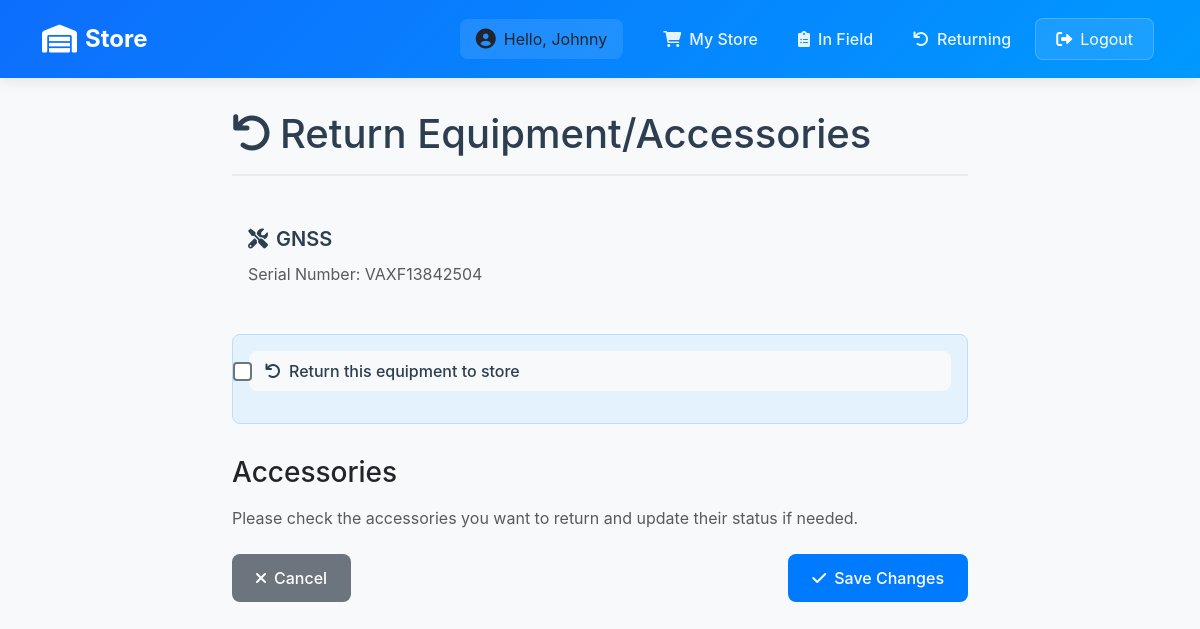
The app's page /return/69 (signed in), older data.
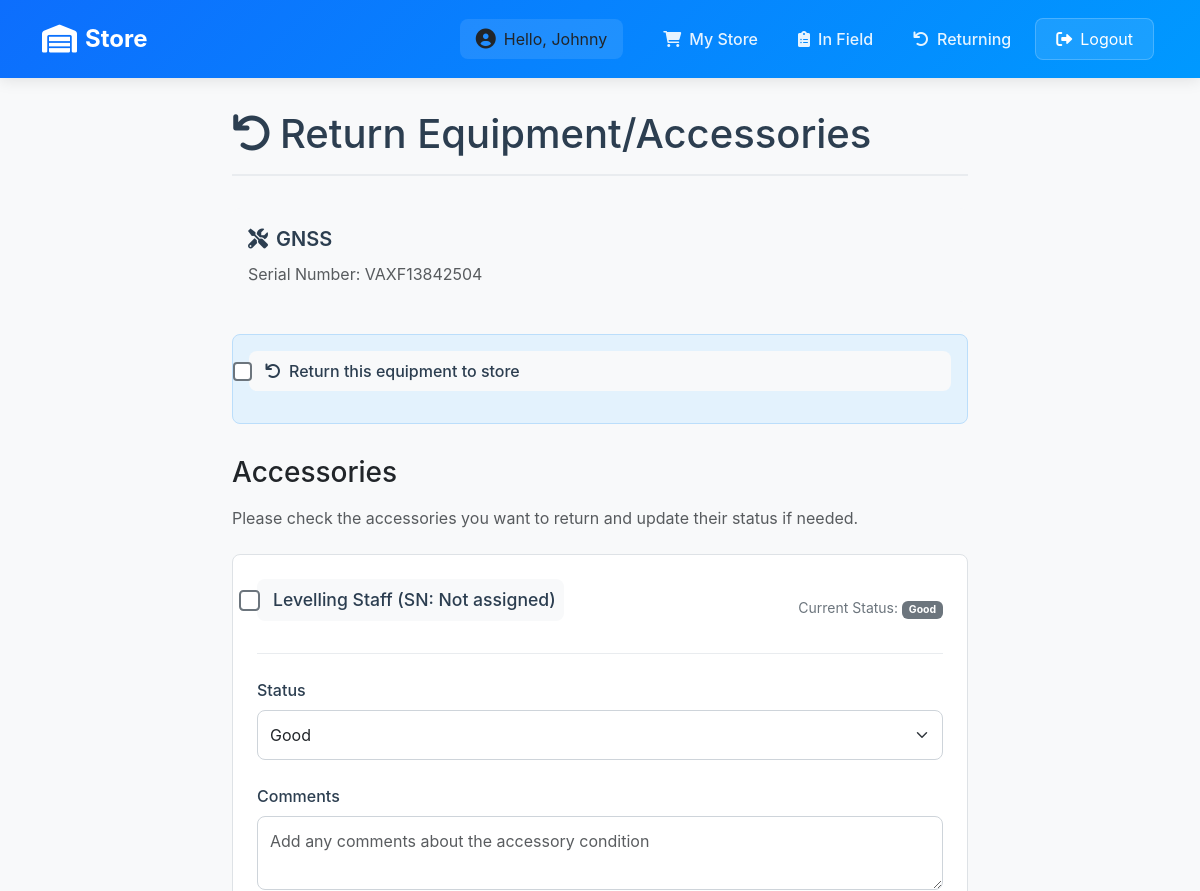
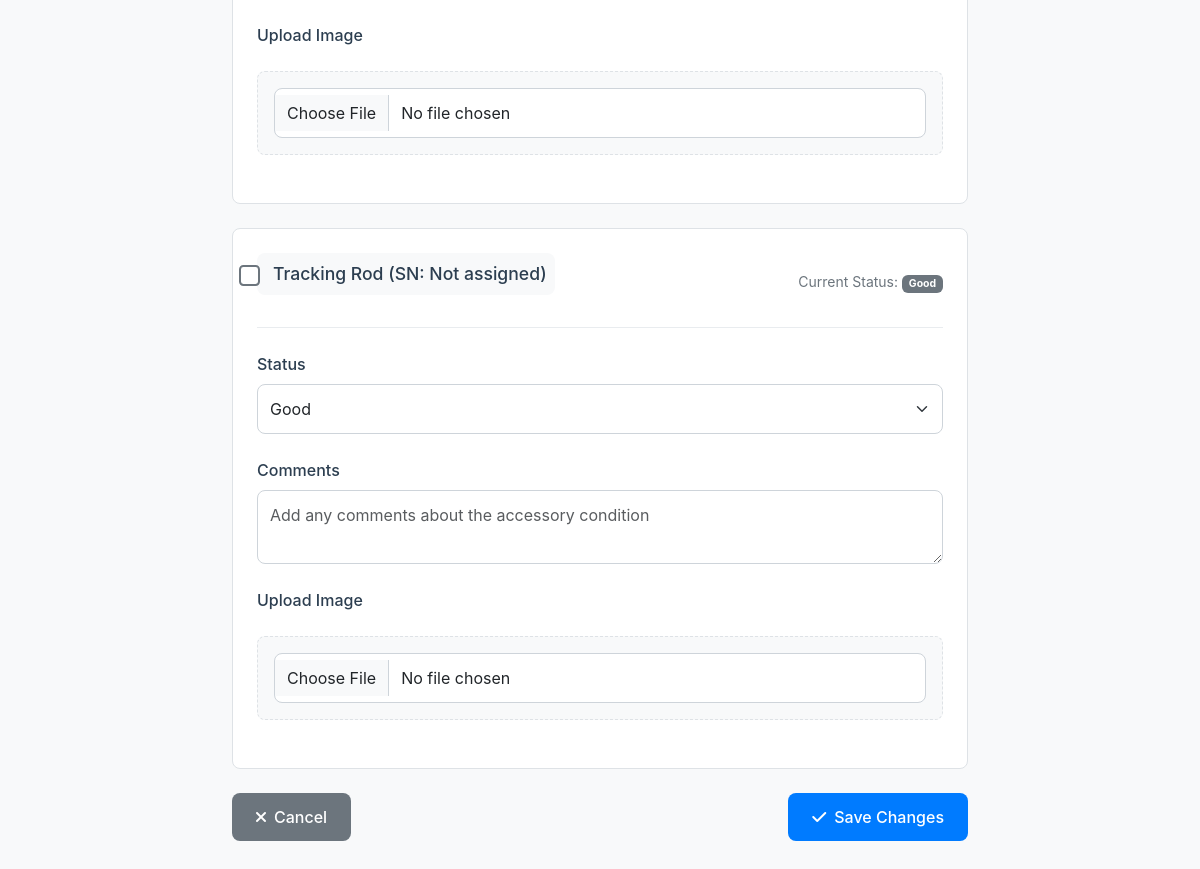
The same page, newer data (2 pictures, top to bottom).
### inventory/models.py (models this page shows, shortened)
class EquipmentsInSurvey(models.Model):
    name = models.CharField(max_length=100)
    date_of_receiving_from_supplier = models.DateField()
    supplier = models.CharField(max_length=20)
    base_serial = models.CharField(max_length=100)
    roover_serial = models.CharField(max_length=100)
    data_logger_serial = models.CharField(max_length=100)
    radio_serial = models.CharField(max_length=100)
    chief_surveyor = models.ForeignKey(User, on_delete=models.CASCADE, null=True)
    surveyor_responsible = models.CharField(max_length=100, null=True)
    project = models.CharField(max_length=20)
    section = models.CharField(max_length=100)
    date_receiving_from_department = models.DateField()
    status = models.CharField(choices=[('In Store', 'In Store'), ('In Field', 'In Field'), ('With Chief Surveyor', 'With Chief Surveyor'), ('Returning', 'Returning')], max_length=100, default='In Store')

class Accessory(models.Model):
    ACCESSORY_TYPES = (
        ("tripod", "Tripod"),
        ("levelling_staff", "Levelling Staff"),
        ("tracking_rod", "Tracking Rod"),
        ("reflector", "Reflector"),
        ("gps_extension_bar", "GPS Extension Bar"),
        ("bar_port", "Bar Port"),
        ("powerbank", "Powerbank"),
        ("tribach", "Tribach"),
        ("external_radio_antenna", "External Radio Antenna"),
    )
    STATUS_CHOICES = [
        ('Good', 'Good'),
        ('Needs Repair', 'Needs Repair'),
        ('Spoiled', 'Spoiled'),
    ]
    RETURN_STATUS_CHOICES = [
        ('In Use', 'In Use'),
        ('Returning', 'Returning'),
        ('With Chief Surveyor', 'With Chief Surveyor'),
        ('In Store', 'In Store'),
        ('Returned', 'Returned'),
    ]
    name = models.CharField(max_length=100, choices=ACCESSORY_TYPES)
    serial_number = models.CharField(max_length=50, unique=True, null=True, blank=True, help_text="Unique serial number for the accessory")
    equipment = models.ForeignKey(EquipmentsInSurvey, on_delete=models.CASCADE, related_name='accessories', null=True, blank=True)
    chief_surveyor = models.ForeignKey(User, on_delete=models.CASCADE, null=True, blank=True)
    surveyor_responsible = models.CharField(max_length=100, null=True)
    status = models.CharField(max_length=20, choices=STATUS_CHOICES, default='Good', null=True, blank=True)
    return_status = models.CharField(max_length=20, choices=RETURN_STATUS_CHOICES, default='In Use', null=True, blank=True)
    comment = models.TextField(null=True, blank=True)
    image = models.ImageField(upload_to='accessory_images/', null=True, blank=True)
    date_returned = models.DateTimeField(null=True, blank=True)
    returned_by = models.ForeignKey(User, on_delete=models.SET_NULL, null=True, blank=True, related_name='returned_accessories')

### inventory/views.py (the view, shortened to what this page needs)
# urls.py: path('return/<int:id>', views.return_equipment, name='return_equip'),
@login_required
def return_equipment(request, id):
    equipment = get_object_or_404(EquipmentsInSurvey, id=id)
    active_accessories = equipment.accessories.filter(return_status='In Use')
    return render(request, 'equipments/return_equipment.html', {
        'equipment': equipment,
        'active_accessories': active_accessories
    })

### inventory/context_processors.py (called while the page is built)
def is_admin(request):
    return {'is_admin': request.user.is_authenticated and request.user.is_superuser}

### inventory/templates/equipments/return_equipment.html (shortened to what this page needs)
{% extends 'base_dashboard.html' %}
{% load static %}
{% block content %}
<div class="container">
    <div class="form-container">
        <h1 class="page-title">
            <i class="fas fa-undo me-2"></i>Return Equipment/Accessories
        </h1>
        <div class="equipment-info">
            <div class="equipment-name">
                <i class="fas fa-tools me-2"></i>{{ equipment.name }}
            </div>
            <div class="equipment-details">
                <span class="text-muted">Serial Number: {{ equipment.base_serial }}</span>
            </div>
        </div>
        <form method="post" enctype="multipart/form-data">
            <div class="equipment-return-check">
                <div class="form-check">
                    <input type="checkbox" name="return_equipment" id="return_equipment" class="form-check-input">
                    <label class="form-check-label" for="return_equipment">
                        <i class="fas fa-undo me-2"></i>Return this equipment to store
                    </label>
                </div>
            </div>
            <h3 class="mb-3">Accessories</h3>
            <p class="text-muted mb-4">Please check the accessories you want to return and update their status if needed.</p>
            {% for accessory in active_accessories %}
                <div class="accessory-item">
                    <div class="accessory-header">
                        <div class="accessory-name">
                            <div class="form-check">
                                <input type="checkbox" name="accessory_{{ accessory.id }}" class="form-check-input">
                                <label class="form-check-label">
                                    {{ accessory.get_name_display }}
                                    {% if accessory.serial_number %}
                                        (SN: {{ accessory.serial_number }})
                                    {% else %}
                                        (SN: Not assigned)
                                    {% endif %}
                                </label>
                            </div>
                        </div>
                        <div class="accessory-status">
                            Current Status: <span class="badge bg-secondary">{{ accessory.status }}</span>
                        </div>
                    </div>
                    <div class="form-group">
                        <label class="form-label">Status</label>
                        <select name="accessory_{{ accessory.id }}_status" class="form-select">
                            {% for value, label in accessory.STATUS_CHOICES %}
                                <option value="{{ value }}" {% if value == accessory.status %}selected{% endif %}>
                                    {{ label }}
                                </option>
                            {% endfor %}
                        </select>
                    </div>
                    <div class="form-group">
                        <label class="form-label">Comments</label>
                        <textarea name="accessory_{{ accessory.id }}_comment" class="form-control" rows="2"
                                placeholder="Add any comments about the accessory condition">{{ accessory.comment }}</textarea>
                    </div>
                    <div class="form-group">
                        <label class="form-label">Upload Image</label>
                        <div class="image-upload-container">
                            <input type="file" name="accessory_{{ accessory.id }}_image" class="form-control" accept="image/*">
                        </div>
                    </div>
                </div>
            {% endfor %}
            <div class="d-flex justify-content-between mt-4">
                <a href="{% url 'equipment_detail' equipment.id %}" class="btn btn-secondary">
                    <i class="fas fa-times me-2"></i>Cancel
                </a>
                <button type="submit" class="btn btn-primary">
                    <i class="fas fa-check me-2"></i>Save Changes
                </button>
            </div>
        </form>
    </div>
</div>
{% endblock %}

### inventory/templates/base_dashboard.html (shortened to what this page needs)
<!DOCTYPE html>
<html lang="en">
<head>
    {% load static %}
    <link href="https://cdn.jsdelivr.net/npm/bootstrap@5.3.0-alpha1/dist/css/bootstrap.min.css" rel="stylesheet">
    <link href="https://cdnjs.cloudflare.com/ajax/libs/font-awesome/6.0.0/css/all.min.css" rel="stylesheet">
</head>
<body>
<nav class="navbar navbar-expand-lg navbar-dark sticky-top">
    <div class="container">
        <a class="navbar-brand" href="{% if is_admin %}{% url 'store' %}{% else %}#{% endif %}">
            <i class="fas fa-warehouse"></i>
            {% if is_admin %}Head Office{% else %}Store{% endif %}
        </a>
        <div class="collapse navbar-collapse" id="navbarNav">
            <ul class="navbar-nav ms-auto align-items-center">
                {% if user.is_authenticated or is_admin %}
                    <li class="nav-item">
                        <div class="user-welcome">
                            <i class="fas fa-user-circle"></i>
                            <span>Hello, {{ user.username }}</span>
                        </div>
                    </li>
                    {% if is_admin %}
                        <li class="nav-item">
                            <a class="nav-link {% if request.resolver_match.url_name == 'store' %}active{% endif %}"
                               href="{% url 'store' %}">
                                <i class="fas fa-store me-2"></i>Store
                            </a>
                        </li>
                        <li class="nav-item">
                            <a class="nav-link {% if request.resolver_match.url_name == 'store_all' %}active{% endif %}"
                               href="{% url 'store_all' %}">
                                <i class="fas fa-boxes me-2"></i>All Equipment
                            </a>
                        </li>
                        <li class="nav-item">
                            <a class="nav-link {% if request.resolver_match.url_name == 'store_field' %}active{% endif %}"
                               href="{% url 'store_field' %}">
                                <i class="fas fa-map-marked-alt me-2"></i>In Field
                            </a>
                        </li>
                        <li class="nav-item">
                            <a class="nav-link {% if request.resolver_match.url_name == 'store_returning' %}active{% endif %}"
                               href="{% url 'store_returning' %}">
                                <i class="fas fa-undo me-2"></i>Returning
                            </a>
                        </li>
                    {% else %}
                        <li class="nav-item">
                            <a class="nav-link {% if request.resolver_match.url_name == 'request_equipment' %}active{% endif %}"
                               href="{% url 'request_equipment' %}">
                                <i class="fas fa-shopping-cart me-2"></i>My Store
                            </a>
                        </li>
                        <li class="nav-item">
                            <a class="nav-link {% if request.resolver_match.url_name == 'profile' %}active{% endif %}"
                               href="{% url 'profile' %}">
                                <i class="fas fa-clipboard-list me-2"></i>In Field
                            </a>
                        </li>
                        <li class="nav-item">
                            <a class="nav-link {% if request.resolver_match.url_name == 'store_returning' %}active{% endif %}"
                               href="{% url 'store_returning' %}">
                                <i class="fas fa-undo me-2"></i>Returning
                            </a>
                        </li>
                    {% endif %}
                    <li class="nav-item">
                        <form method="POST" action="{% url 'logout' %}" class="d-inline">
                            <button type="submit" class="btn logout-btn">
                                <i class="fas fa-sign-out-alt me-2"></i>Logout
                            </button>
                        </form>
                    </li>
                {% else %}
                    <li class="nav-item">
                        <a class="nav-link nav-btn" href="{% url 'login' %}">
                            <i class="fas fa-sign-in-alt me-2"></i>Login
                        </a>
                    </li>
                {% endif %}
            </ul>
        </div>
    </div>
</nav>
<div class="container">
    {% block content %}
    {% endblock %}
</div>
</body>
</html>

### inventory/templates/equipments/return_equipment.html (style rules this page uses)
.form-container { max-width: 800px; margin: 0 auto; padding: 2rem; }
.form-group { margin-bottom: 1.5rem; }
.form-label { font-weight: 500; color: #2c3e50; }
.form-control, .form-select { border-radius: 8px; border: 1px solid #ced4da; padding: 0.75rem; }
.btn-primary { background-color: #007bff; border: none; padding: 0.75rem 1.5rem; border-radius: 8px; font-weight: 500; }
.btn-secondary { background-color: #6c757d; border: none; padding: 0.75rem 1.5rem; border-radius: 8px; font-weight: 500; }
.page-title { color: #2c3e50; margin-bottom: 2rem; padding-bottom: 1rem; border-bottom: 2px solid #e9ecef; }
.equipment-info { background-color: #f8f9fa; border-radius: 8px; padding: 1rem; margin-bottom: 2rem; }
.equipment-name { font-size: 1.25rem; font-weight: 600; color: #2c3e50; margin-bottom: 0.5rem; }
.accessory-item { background-color: #fff; border: 1px solid #dee2e6; border-radius: 8px; padding: 1rem; margin-bottom: 1rem; }
.accessory-header { display: flex; justify-content: space-between; align-items: center; margin-bottom: 1rem; }
.accessory-name { font-weight: 500; color: #2c3e50; }
.accessory-status { color: #6c757d; font-size: 0.875rem; }
.form-check { margin-bottom: 1rem; padding: 0.5rem; border-radius: 8px; background-color: #f8f9fa; transition: all 0.3s ease; }
.form-check-input { width: 1.2em; height: 1.2em; margin-top: 0.2em; border: 2px solid #6c757d; }
.form-check-label { font-weight: 500; color: #2c3e50; margin-left: 0.5rem; }
.equipment-return-check { background-color: #e3f2fd; border: 1px solid #bbdefb; padding: 1rem; border-radius: 8px; margin-bottom: 2rem; }
.accessory-item { background-color: #fff; border: 1px solid #dee2e6; border-radius: 8px; padding: 1.5rem; margin-bottom: 1.5rem; transition: all 0.3s ease; }
.accessory-header { display: flex; justify-content: space-between; align-items: center; margin-bottom: 1.5rem; padding-bottom: 1rem; border-bottom: 1px solid #e9ecef; }
.accessory-name { font-weight: 600; color: #2c3e50; font-size: 1.1rem; }
.accessory-status { color: #6c757d; font-size: 0.875rem; margin-left: 1rem; }
.form-label { font-weight: 500; color: #2c3e50; margin-bottom: 0.5rem; }
.form-select, .form-control { border-radius: 8px; border: 1px solid #ced4da; padding: 0.75rem; transition: all 0.3s ease; }
.image-upload-container { margin-top: 1rem; padding: 1rem; border: 1px dashed #dee2e6; border-radius: 8px; background-color: #f8f9fa; }

### inventory/templates/base_dashboard.html (style rules this page uses)
.navbar { padding: 1rem 0; background: linear-gradient(135deg, #0d6efd 0%, #0099ff 100%) !important; box-shadow: 0 2px 15px rgba(0, 0, 0, 0.1); }
.navbar-brand { font-size: 1.5rem; font-weight: 700; color: white !important; display: flex; align-items: center; gap: 0.5rem; }
.navbar-brand i { font-size: 1.75rem; }
.nav-item { margin: 0 0.25rem; }
.nav-link { color: rgba(255, 255, 255, 0.9) !important; font-weight: 500; padding: 0.5rem 1rem !important; border-radius: 0.5rem; transition: all 0.3s ease; }
.user-welcome { display: flex; align-items: center; gap: 0.5rem; padding: 0.5rem 1rem; background: rgba(255, 255, 255, 0.1); border-radius: 0.5rem; margin-right: 1rem; }
.user-welcome i { font-size: 1.25rem; }
.logout-btn { background: rgba(255, 255, 255, 0.1); border: 1px solid rgba(255, 255, 255, 0.2); color: white !important; border-radius: 0.5rem; padding: 0.5rem 1.25rem; transition: all 0.3s ease; }
body { font-family: 'Inter', Arial, sans-serif; margin: 0; padding: 0; background-color: #f8f9fa; }

Row changes from the older to the newer data that the page shows:
added Accessory: name "Levelling Staff", shows "(SN: Not assigned)", status "Good", status+id "Good", id "Add any comments about the accessory condition"
added Accessory: name "Tracking Rod", shows "(SN: Not assigned)", status "Good", status+id "Good", id "Add any comments about the accessory condition"
